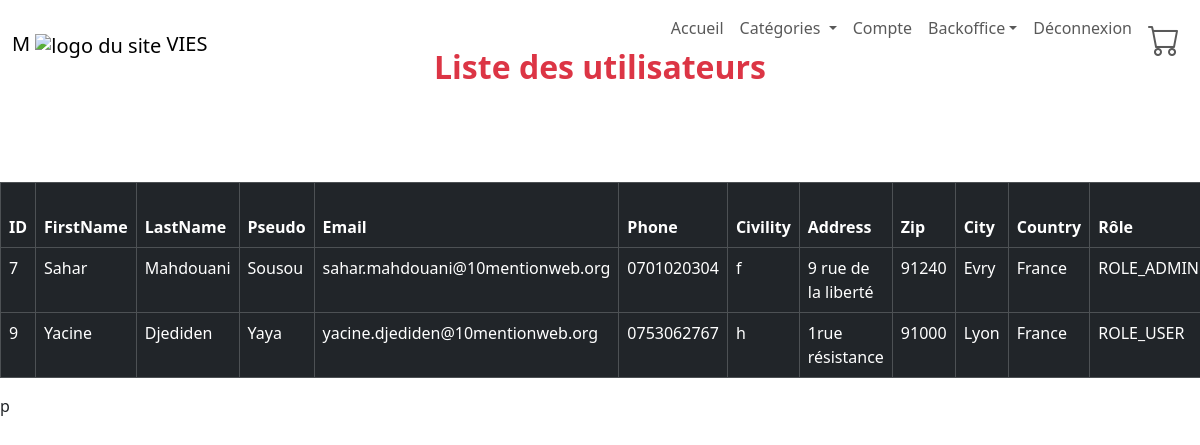
Screenshot of /admin/users.php (signed in) with the database file from the repository.
### tables this page shows
CREATE TABLE `users` (
  `id_user` int NOT NULL,
  `firstName` varchar(50) DEFAULT NULL,
  `lastName` varchar(50) NOT NULL,
  `pseudo` varchar(50) NOT NULL,
  `mdp` varchar(255) NOT NULL,
  `email` varchar(100) NOT NULL,
  `phone` varchar(30) NOT NULL,
  `civility` enum('f','h') NOT NULL,
  `birthday` date NOT NULL,
  `address` varchar(50) NOT NULL,
  `zip` varchar(50) NOT NULL,
  `city` varchar(50) NOT NULL,
  `country` varchar(50) DEFAULT NULL,
  `role` enum('ROLE_USER','ROLE_ADMIN') DEFAULT 'ROLE_USER'
);

### inc/functions.inc.php (called while the page is built, shortened)
<?php
function connexionBdd(): object
{
    $dsn = "mysql:host=" . DBHOST . ";dbname=" . DBNAME . ";charset=utf8";
    try {
        $pdo = new PDO($dsn, DBUSER, DBPASS);
        $pdo->setAttribute(PDO::ATTR_ERRMODE, PDO::ERRMODE_EXCEPTION);
        $pdo->setAttribute(PDO::ATTR_DEFAULT_FETCH_MODE, PDO::FETCH_ASSOC);
    } catch (PDOException $e) {
        die("Erreur : " . $e->getMessage());
    }
    return $pdo;
}
function allUsers(): mixed
{
    $cnx = connexionBdd();
    $sql = "SELECT * FROM users";
    $request = $cnx->query($sql);
    $result = $request->fetchAll();
    return $result;
}

### admin/users.php (the view, shortened to what this page needs)
<?php
require_once "../inc/functions.inc.php";
$users = allUsers();
require_once "../inc/header.inc.php";
?>
<div class="d-flex flex-column m-auto mt-5 table-responsive">
    <h2 class="text-center fw-bolder mb-5 text-danger">Liste des utilisateurs</h2>
    <table class="table  table-dark table-bordered mt-5">
        <thead>
            <tr>
                <th>ID</th>
                <th>FirstName</th>
                <th>LastName</th>
                <th>Pseudo</th>
                <th>Email</th>
                <th>Phone</th>
                <th>Civility</th>
                <th>Address</th>
                <th>Zip</th>
                <th>City</th>
                <th>Country</th>
                <th>Rôle</th>
            </tr>
        </thead>
        <tbody>
            <?php
            foreach ($users as $user) {
            ?>
                <tr>
                    <td><?= $user['id_user'] ?></td>
                    <td><?=ucfirst( $user['firstName']) ?></td>
                    <td><?= $user['lastName'] ?></td>
                    <td><?= ucfirst($user['pseudo']) ?></td>
                    <td><?= $user['email'] ?></td>
                    <td><?= $user['phone'] ?></td>
                    <td><?= $user['civility'] ?></td>
                    <td><?= $user['address'] ?></td>
                    <td><?= $user['zip'] ?></td>
                    <td><?= $user['city'] ?></td>
                    <td><?= $user['country'] ?></td>
                    <td><?= $user['role'] ?></td>
                </tr>
            <?php
            }
            ?>
        </tbody>
    </table>
</div>
<?php
require_once "../inc/footer.inc.php";

### inc/header.inc.php (shortened to what this page needs)
<!doctype html>
<html lang="fr">
<head>
    <link href="https://cdn.jsdelivr.net/npm/bootstrap@5.3.3/dist/css/bootstrap.min.css" rel="stylesheet">
    <link rel="stylesheet" href="https://cdn.jsdelivr.net/npm/bootstrap-icons@1.11.3/font/bootstrap-icons.min.css">
    <link rel="stylesheet" href="<?= RACINE_SITE ?>assets/css/style.css">
</head>
<body>
    <header>
        <nav class="navbar navbar-expand-lg fixed-top ">
            <div class="container-fluid">
                <h1><a class="navbar-brand" href="<?= RACINE_SITE ?>index.php">M <img src="<?= RACINE_SITE ?>assets/img/logo.png" alt="logo du site"> VIES</a></h1>
                <div class="collapse navbar-collapse" id="navbarSupportedContent">
                    <ul class="navbar-nav w-100 d-flex justify-content-end">
                        <li class="nav-item">
                            <a class="nav-link " aria-current="page" href="<?= RACINE_SITE ?>index.php">Accueil</a>
                        </li>
                        <li class="nav-item dropdown">
                            <a class="nav-link dropdown-toggle" href="#" role="button" data-bs-toggle="dropdown" aria-expanded="false">
                                Catégories
                            </a>
                        </li>
                        <?php
                        if (!isset($_SESSION['client'])) {
                        ?>
                            <li class=" nav-item">
                                <a class="nav-link" href="<?= RACINE_SITE ?>register.php">Inscription</a>
                            </li>
                            <li class="nav-item">
                                <a class="nav-link" href="<?= RACINE_SITE ?>authentication.php">Connexion</a>
                            </li>
                        <?php
                        } else {
                        ?>
                            <li class="nav-item">
                                <a class="nav-link" href="<?= RACINE_SITE ?>profil.php">Compte <sup class="badge rounded-pill text-bg-danger"></sup></a>
                            </li>
                            <?php
                            if ($_SESSION['client']['role'] == "ROLE_ADMIN") {
                            ?>
                                <li class="nav-item dropdown">
                                    <a class="nav-link dropdown-toggle" href="" role="button" data-bs-toggle="dropdown" aria-expanded="false">Backoffice</a>
                                </li>
                            <?php
                            }
                            ?>
                            <li class="nav-item">
                                <a class="nav-link" href="?action=deconnexion">Déconnexion</a>
                            </li>
                        <?php
                        }
                        ?>
                        <li class="nav-item">
                            <a class="nav-link" href="<?= RACINE_SITE ?>boutique/cart.php"><i class="bi bi-cart fs-2"><sup></sup></i></a>
                        </li>
                    </ul>
                </div>
            </div>
        </nav>
    </header>
    <main>

### inc/footer.inc.php (shortened to what this page needs)
</main>
<script src="<?=RACINE_SITE?>assets/js/script.js"></script>p
</body>
</html>

### rows the page displays
users: id_user "7", firstName "Sahar", lastName "Mahdouani", pseudo "Sousou", email "sahar.mahdouani@10mentionweb.org", phone "0701020304", civility "f", address "9 rue de la liberté", zip "91240", city "Evry", country "France", role "ROLE_ADMIN"
users: id_user "9", firstName "Yacine", lastName "Djediden", pseudo "Yaya", email "yacine.djediden@10mentionweb.org", phone "0753062767", civility "h", address "1rue résistance", zip "91000", city "Lyon", country "France", role "ROLE_USER"
